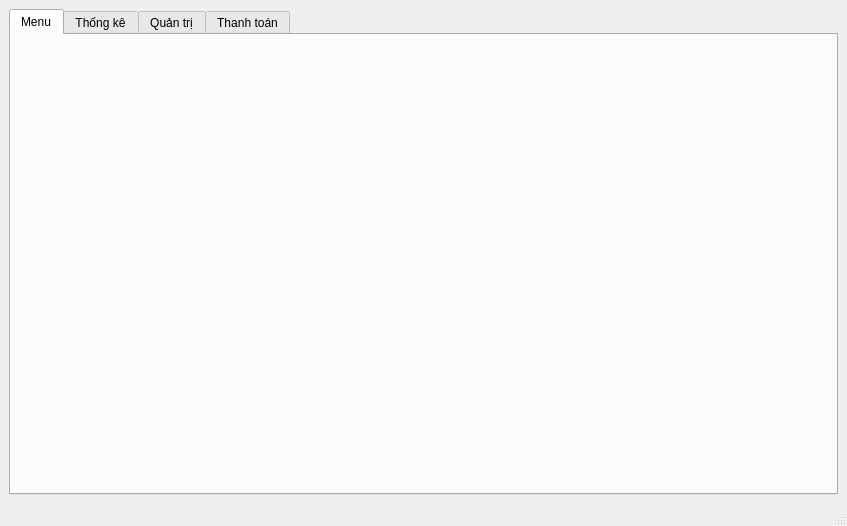
<?xml version="1.0" encoding="UTF-8"?>
<ui version="4.0">
 <class>MainWindow</class>
 <widget class="QMainWindow" name="MainWindow">
  <property name="geometry">
   <rect>
    <x>0</x>
    <y>0</y>
    <width>847</width>
    <height>526</height>
   </rect>
  </property>
  <property name="windowTitle">
   <string>MainWindow</string>
  </property>
  <widget class="QWidget" name="centralwidget">
   <layout class="QGridLayout" name="gridLayout">
    <item row="0" column="0">
     <widget class="QTabWidget" name="tabWidget">
      <property name="enabled">
       <bool>true</bool>
      </property>
      <property name="currentIndex">
       <number>0</number>
      </property>
      <widget class="QWidget" name="tab">
       <attribute name="title">
        <string>Menu</string>
       </attribute>
      </widget>
      <widget class="QWidget" name="tab_3">
       <attribute name="title">
        <string>Thống kê</string>
       </attribute>
      </widget>
      <widget class="QWidget" name="tab_4">
       <attribute name="title">
        <string>Quản trị</string>
       </attribute>
      </widget>
      <widget class="QWidget" name="tab_2">
       <attribute name="title">
        <string>Thanh toán</string>
       </attribute>
      </widget>
     </widget>
    </item>
   </layout>
  </widget>
  <widget class="QMenuBar" name="menubar">
   <property name="geometry">
    <rect>
     <x>0</x>
     <y>0</y>
     <width>847</width>
     <height>26</height>
    </rect>
   </property>
  </widget>
  <widget class="QStatusBar" name="statusbar"/>
 </widget>
 <resources/>
 <connections/>
</ui>
